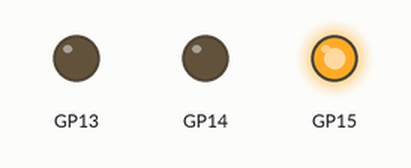
Simulated run of this program. Board: Raspberry Pi Pico running MicroPython. Parts: output pins drawn as LEDs (lit = HIGH). At 20.6 s the program stops and its outputs stay as they are.

Above: at 0.1 s.
At 1.1 s:
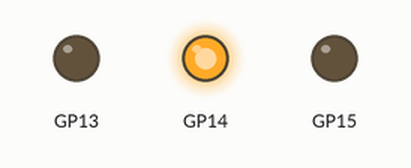
At 2.1 s:
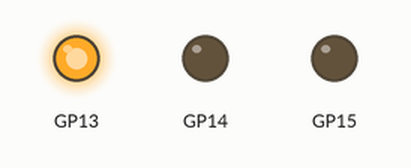
At 6.79 s:
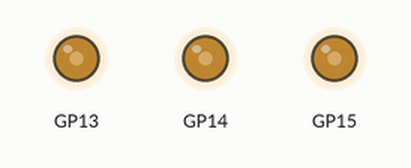
At 11.29 s:
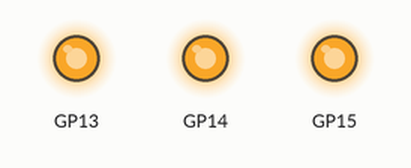
At 20.6 s:
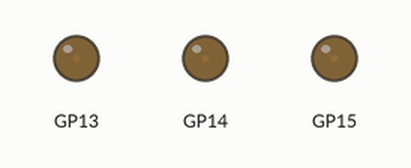
Timing chart, 0 to 22.1 s (numbered marks = the images above):
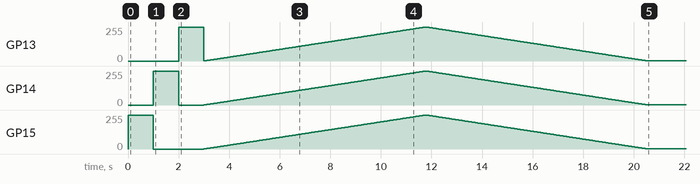

The program:

rgb.py
```python
from machine import Pin, PWM
import time

class RGBLED:
    def __init__(self,red_pin, green_pin, blue_pin):
        # set pin and pwm
        self.red = PWM(Pin(red_pin))
        self.green = PWM(Pin(green_pin))
        self.blue = PWM(Pin(blue_pin))

        # set frequency
        self.red.freq(1000)
        self.green.freq(1000)
        self.blue.freq(1000)

        # reset
        self.red.duty_u16(0)
        self.green.duty_u16(0)
        self.blue.duty_u16(0)

    def reset(self):
        self.red.duty_u16(0)
        self.green.duty_u16(0)
        self.blue.duty_u16(0)

    def convert_rgb(self, var, in_min, in_max, out_min, out_max):
        return int((var - in_min) * (out_max - out_min) / (in_max - in_min) + out_min)

    def color(self, red, green, blue):
        self.reset()

        self.red.duty_u16(self.convert_rgb(red, 0, 255, 0, 65535))
        self.green.duty_u16(self.convert_rgb(green, 0, 255, 0, 65535))
        self.blue.duty_u16(self.convert_rgb(blue, 0, 255, 0, 65535))

    def breathe(self,red,green,blue):
        self.reset()

        self.color(red,green,blue)

        # brigther
        for i in range(0,65536,8):
            if red > 0:
                self.red.duty_u16(i)
            if green > 0:
                self.green.duty_u16(i)
            if blue > 0:
                self.blue.duty_u16(i)
            time.sleep(0.001)

        # darker
        for i in range(65535, -1, -8):
            if red > 0:
                self.red.duty_u16(i)
            if green > 0:
                self.green.duty_u16(i)
            if blue > 0:
                self.blue.duty_u16(i)
            time.sleep(0.001)

if __name__ == "__main__":
    rgb = RGBLED(15,14,13)

    rgb.color(255,0,0)
    time.sleep(1)
    rgb.color(0,255,0)
    time.sleep(1)
    rgb.color(0,0,255)
    time.sleep(1)

    rgb.breathe(1,1,1)
```
